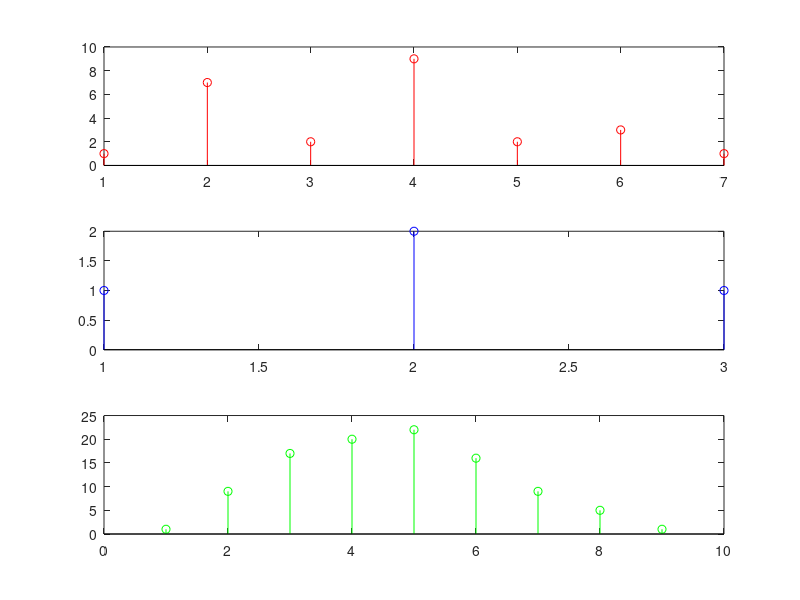

This chart was generated by the following MATLAB code:
x = [1,7,2,9,2,3,1];
h = [1,2,1];

n = length(x);
m = length(h);

X = [x,zeros(1,m)];
H = [h,zeros(1,n)];

for i = 1:n+m-1
    y(i)=0;
    for j = 1:n
        
        if(i-j+1> 0)
            y(i) = y(i)+X(j)*H(i-j+1);
        else
            
        end
    end
end
y

subplot(3,1,1);
stem(1:n , x ,'r');

subplot(3,1,2);
stem(1:m , h ,'b');

subplot(3,1,3);
stem(1:(n+m-1) , y , 'g');